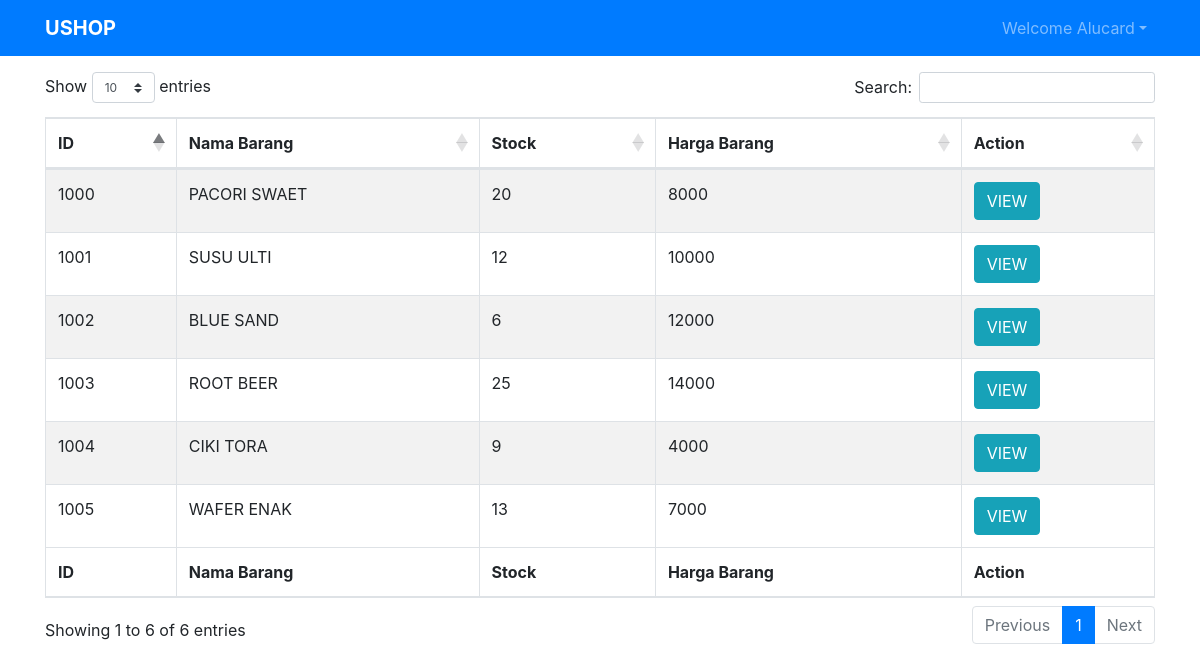
Screenshot of /view/cashier.php (signed in) with the database file from the repository.
### tables this page shows
CREATE TABLE `item` (
  `item_id` varchar(10) NOT NULL,
  `item_name` varchar(255) NOT NULL,
  `item_stock` int(11) NOT NULL,
  `item_price` int(11) NOT NULL,
  `item_desc` varchar(255) NOT NULL
);

### include/db.php (called while the page is built, shortened)
<?php
    class DBH
    {
        public function __construct()
        {
            $this->db = new PDO("mysql:host=localhost;dbname=ushop;charset=gbk", "root", "");
        }
    }
?>

### model/item.php (called while the page is built, shortened)
<?php
include_once '../include/db.php';
class Item extends DBH
{
    public function allItems()
    {
        $query = $this->db->prepare("SELECT * FROM `item`");
        $query->execute();
        return $query->fetchAll();
    }
}
?>

### view/cashier.php (the view, shortened to what this page needs)
<?php
include 'header.php';
include '../model/item.php';
$data = new Item();
$items = $data->allItems();
?>
<div class="container mx-auto mt-3 mb-3">
    <table id="items" class="display table table-striped table-bordered">
        <thead>
            <tr>
                <th>ID</th>
                <th>Nama Barang</th>
                <th>Stock</th>
                <th>Harga Barang</th>
                <th>Action</th>
            </tr>
        </thead>
        <tbody>
            <?php foreach ($items as $item) : ?>
            <tr>
                    <td><?= $item['item_id'] ?></td>
                    <td><?= $item['item_name'] ?></td>
                    <td><?= $item['item_stock'] ?></td>
                    <td><?= $item['item_price'] ?></td>
                <td>
                    <button id="edit" class="btn btn-info" data-toggle="modal" data-target="#edit<?= $item['item_id'] ?>">VIEW</i></button>
                </td>
            </tr>
            <?php endforeach; ?>
        </tbody>
        <tfoot>
            <tr>
                <th>ID</th>
                <th>Nama Barang</th>
                <th>Stock</th>
                <th>Harga Barang</th>
                <th>Action</th>
            </tr>
        </tfoot>
    </table>
</div>

### rows the page displays
item: item_id "1000", item_name "PACORI SWAET", item_stock "20", item_price "8000"
item: item_id "1001", item_name "SUSU ULTI", item_stock "12", item_price "10000"
item: item_id "1002", item_name "BLUE SAND", item_stock "6", item_price "12000"
item: item_id "1003", item_name "ROOT BEER", item_stock "25", item_price "14000"
item: item_id "1004", item_name "CIKI TORA", item_stock "9", item_price "4000"
item: item_id "1005", item_name "WAFER ENAK", item_stock "13", item_price "7000"

### other values shown
$_SESSION['username'] "Alucard"
